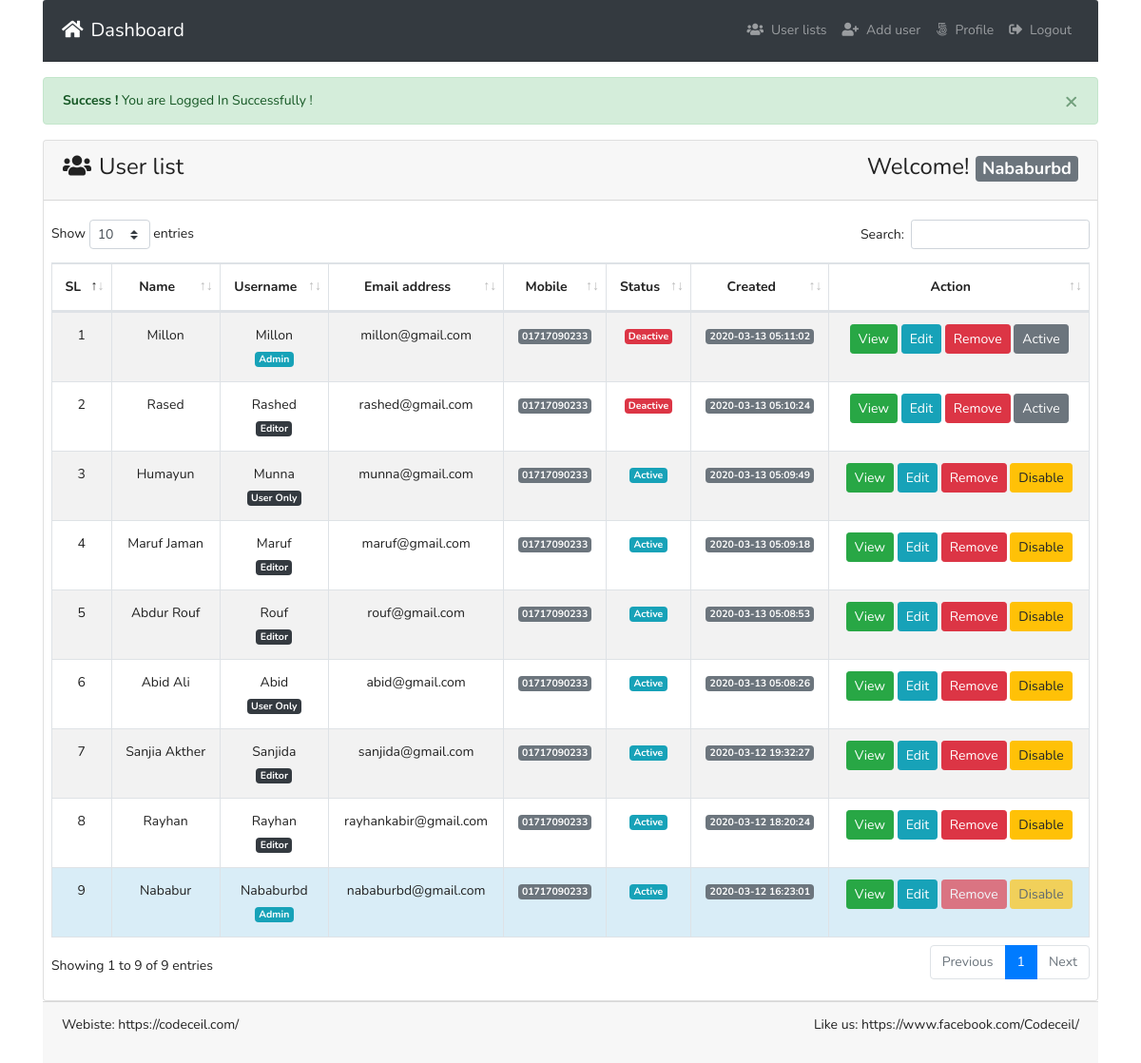
The page /index.php (signed in) on the database its author committed.
### tables this page shows
CREATE TABLE `tbl_users` (
  `id` int(11) NOT NULL,
  `name` varchar(255) DEFAULT NULL,
  `username` varchar(255) DEFAULT NULL,
  `email` varchar(255) DEFAULT NULL,
  `password` varchar(255) DEFAULT NULL,
  `mobile` varchar(25) DEFAULT NULL,
  `roleid` tinyint(4) DEFAULT NULL,
  `isActive` tinyint(4) DEFAULT 0,
  `created_at` timestamp NOT NULL DEFAULT current_timestamp(),
  `updated_at` timestamp NOT NULL DEFAULT current_timestamp()
);

### lib/Session.php (called while the page is built, shortened)
<?php
class Session{
  public static function get($key){
    if (isset($_SESSION[$key])) {
      return $_SESSION[$key];
    }else{
      return false;
    }
  }
}

### classes/Users.php (called while the page is built, shortened)
<?php
include 'lib/Database.php';
include_once 'lib/Session.php';
class Users{
  private $db;
  public function __construct(){
    $this->db = new Database();
  }
   public function formatDate($date){
      $strtime = strtotime($date);
    return date('Y-m-d H:i:s', $strtime);
   }
  public function selectAllUserData(){
    $sql = "SELECT * FROM tbl_users ORDER BY id DESC";
    $stmt = $this->db->pdo->prepare($sql);
    $stmt->execute();
    return $stmt->fetchAll(PDO::FETCH_OBJ);
  }
}

### lib/Database.php (called while the page is built, shortened)
<?php
class  Database{
  public $pdo;
  public function __construct(){
    if (!isset($this->pdo)) {
      try {
        $link = new PDO('mysql:host='.DB_HOST.'; dbname='.DB_NAME, DB_USER, DB_PASS);
        $link->setAttribute(PDO::ATTR_ERRMODE, PDO::ERRMODE_EXCEPTION);
        $link->exec("SET CHARACTER SET utf8");
        $this->pdo  =  $link;
      } catch (PDOException $e) {
        die("Connection error...".$e->getMessage());
      }
    }
  }
}

### index.php (the view, shortened to what this page needs)
<?php
include 'inc/header.php';
$logMsg = Session::get('logMsg');
if (isset($logMsg)) {
  echo $logMsg;
}
?>
      <div class="card ">
        <div class="card-header">
          <h3><i class="fas fa-users mr-2"></i>User list <span class="float-right">Welcome! <strong>
            <span class="badge badge-lg badge-secondary text-white">
<?php
$username = Session::get('username');
if (isset($username)) {
  echo $username;
}
 ?></span>
          </strong></span></h3>
        </div>
        <div class="card-body pr-2 pl-2">
          <table id="example" class="table table-striped table-bordered" style="width:100%">
                  <thead>
                    <tr>
                      <th  class="text-center">SL</th>
                      <th  class="text-center">Name</th>
                      <th  class="text-center">Username</th>
                      <th  class="text-center">Email address</th>
                      <th  class="text-center">Mobile</th>
                      <th  class="text-center">Status</th>
                      <th  class="text-center">Created</th>
                      <th  width='25%' class="text-center">Action</th>
                    </tr>
                  </thead>
                  <tbody>
                    <?php
                      $allUser = $users->selectAllUserData();
                      if ($allUser) {
                        $i = 0;
                        foreach ($allUser as  $value) {
                          $i++;
                     ?>
                      <tr class="text-center"
                      <?php if (Session::get("id") == $value->id) {
                        echo "style='background:#d9edf7' ";
                      } ?>
                      >
                        <td><?php echo $i; ?></td>
                        <td><?php echo $value->name; ?></td>
                        <td><?php echo $value->username; ?> <br>
                          <?php if ($value->roleid  == '1'){
                          echo "<span class='badge badge-lg badge-info text-white'>Admin</span>";
                        } elseif ($value->roleid == '2') {
                          echo "<span class='badge badge-lg badge-dark text-white'>Editor</span>";
                        }elseif ($value->roleid == '3') {
                            echo "<span class='badge badge-lg badge-dark text-white'>User Only</span>";
                        } ?></td>
                        <td><?php echo $value->email; ?></td>
                        <td><span class="badge badge-lg badge-secondary text-white"><?php echo $value->mobile; ?></span></td>
                        <td>
                          <?php if ($value->isActive == '0') { ?>
                          <span class="badge badge-lg badge-info text-white">Active</span>
                        <?php }else{ ?>
                    <span class="badge badge-lg badge-danger text-white">Deactive</span>
                        <?php } ?>
                        </td>
                        <td><span class="badge badge-lg badge-secondary text-white"><?php echo $users->formatDate($value->created_at);  ?></span></td>
                        <td>
                          <?php if ( Session::get("roleid") == '1') {?>
                            <a class="btn btn-success btn-sm
                            " href="profile.php?id=<?php echo $value->id;?>">View</a>
                            <a class="btn btn-info btn-sm " href="profile.php?id=<?php echo $value->id;?>">Edit</a>
                            <a onclick="return confirm('Are you sure To Delete ?')" class="btn btn-danger
                    <?php if (Session::get("id") == $value->id) {
                      echo "disabled";
                    } ?>
                             btn-sm " href="?remove=<?php echo $value->id;?>">Remove</a>
                             <?php if ($value->isActive == '0') {  ?>
                               <a onclick="return confirm('Are you sure To Deactive ?')" class="btn btn-warning
                       <?php if (Session::get("id") == $value->id) {
                         echo "disabled";
                       } ?>
                                btn-sm " href="?deactive=<?php echo $value->id;?>">Disable</a>
                             <?php } elseif($value->isActive == '1'){?>
                               <a onclick="return confirm('Are you sure To Active ?')" class="btn btn-secondary
                       <?php if (Session::get("id") == $value->id) {
                         echo "disabled";
                       } ?>
                                btn-sm " href="?active=<?php echo $value->id;?>">Active</a>
                             <?php } ?>
                        <?php  }elseif(Session::get("id") == $value->id  && Session::get("roleid") == '2'){ ?>
                          <a class="btn btn-success btn-sm " href="profile.php?id=<?php echo $value->id;?>">View</a>
                          <a class="btn btn-info btn-sm " href="profile.php?id=<?php echo $value->id;?>">Edit</a>
                        <?php }elseif(Session::get("id") == $value->id  && Session::get("roleid") == '3'){ ?>
                          <a class="btn btn-success btn-sm " href="profile.php?id=<?php echo $value->id;?>">View</a>
                          <a class="btn btn-info btn-sm " href="profile.php?id=<?php echo $value->id;?>">Edit</a>
                        <?php } ?>
                        </td>
                      </tr>
                    <?php }}else{ ?>
                      <tr class="text-center">
                      <td>No user availabe now !</td>
                    </tr>
                    <?php } ?>
                  </tbody>
              </table>
        </div>
      </div>
  <?php
  include 'inc/footer.php';
  ?>

### inc/header.php (shortened to what this page needs)
<?php
$filepath = realpath(dirname(__FILE__));
include_once $filepath."/../lib/Session.php";
$users = new Users();
?>
<!DOCTYPE html>
<html lang="en" dir="ltr">
  <head>
    <link rel="stylesheet" href="assets/bootstrap.min.css">
    <link href="https://use.fontawesome.com/releases/v5.0.4/css/all.css" rel="stylesheet">
    <link rel="stylesheet" href="assets/dataTables.bootstrap4.min.css">
    <link rel="stylesheet" href="assets/style.css">
  </head>
  <body>
    <div class="container">
      <nav class="navbar navbar-expand-md navbar-dark bg-dark card-header">
        <a class="navbar-brand" href="index.php"><i class="fas fa-home mr-2"></i>Dashboard</a>
        <div class="collapse navbar-collapse" id="navbarsExampleDefault">
          <ul class="navbar-nav ml-auto">
          <?php if (Session::get('id') == TRUE) { ?>
            <?php if (Session::get('roleid') == '1') { ?>
              <li class="nav-item">
                  <a class="nav-link" href="index.php"><i class="fas fa-users mr-2"></i>User lists </span></a>
              </li>
              <li class="nav-item
              <?php
                          $path = $_SERVER['SCRIPT_FILENAME'];
                          $current = basename($path, '.php');
                          if ($current == 'addUser') {
                            echo " active ";
                          }
                         ?>">
                <a class="nav-link" href="addUser.php"><i class="fas fa-user-plus mr-2"></i>Add user </span></a>
              </li>
            <?php  } ?>
            <li class="nav-item
            <?php
      				$path = $_SERVER['SCRIPT_FILENAME'];
      				$current = basename($path, '.php');
      				if ($current == 'profile') {
      					echo "active ";
      				}
      			 ?>
            ">
              <a class="nav-link" href="profile.php?id=<?php echo Session::get("id"); ?>"><i class="fab fa-500px mr-2"></i>Profile <span class="sr-only">(current)</span></a>
            </li>
            <li class="nav-item">
              <a class="nav-link" href="?action=logout"><i class="fas fa-sign-out-alt mr-2"></i>Logout</a>
            </li>
          <?php } ?>
          </ul>
        </div>
      </nav>

### inc/footer.php (shortened to what this page needs)
<div class="well card-footer">
  <p>Webiste: https://codeceil.com/
      <span class="float-right">Like us: https://www.facebook.com/Codeceil/</span>
  </p>
</div>
  </body>
</html>

### assets/style.css (style rules this page uses)
body { line-height: 24px; font-size: 14px; font-style: normal; font-weight: normal; visibility: visible; font-family: 'Nunito', sans-serif; color: #222; }
h1, h2, h3, h4, h5, h6 { color: #222; font-family: 'Nunito', sans-serif; font-weight: 400; margin-top: 0; }
h3 { font-size: 24px; line-height: 30px; }

### rows shown on the page
tbl_users: name "Millon", username "Millon", shows "Admin", email "millon@gmail.com", mobile "01717090233", isActive "Deactive", created_at "2020-03-13 05:11:02"
tbl_users: name "Rased", username "Rashed", shows "Editor", email "rashed@gmail.com", mobile "01717090233", isActive "Deactive", created_at "2020-03-13 05:10:24"
tbl_users: name "Humayun", username "Munna", shows "User Only", email "munna@gmail.com", mobile "01717090233", isActive "Active", created_at "2020-03-13 05:09:49"
tbl_users: name "Maruf Jaman", username "Maruf", shows "Editor", email "maruf@gmail.com", mobile "01717090233", isActive "Active", created_at "2020-03-13 05:09:18"
tbl_users: name "Abdur Rouf", username "Rouf", shows "Editor", email "rouf@gmail.com", mobile "01717090233", isActive "Active", created_at "2020-03-13 05:08:53"
tbl_users: name "Abid Ali", username "Abid", shows "User Only", email "abid@gmail.com", mobile "01717090233", isActive "Active", created_at "2020-03-13 05:08:26"
tbl_users: name "Sanjia Akther", username "Sanjida", shows "Editor", email "sanjida@gmail.com", mobile "01717090233", isActive "Active", created_at "2020-03-12 19:32:27"
tbl_users: name "Rayhan", username "Rayhan", shows "Editor", email "rayhankabir@gmail.com", mobile "01717090233", isActive "Active", created_at "2020-03-12 18:20:24"
tbl_users: name "Nababur", username "Nababurbd", shows "Admin", email "nababurbd@gmail.com", mobile "01717090233", isActive "Active", created_at "2020-03-12 16:23:01"

### other values the page prints
$logMsg "× Success ! You are Logged In Successfully !"
$username "Nababurbd"
